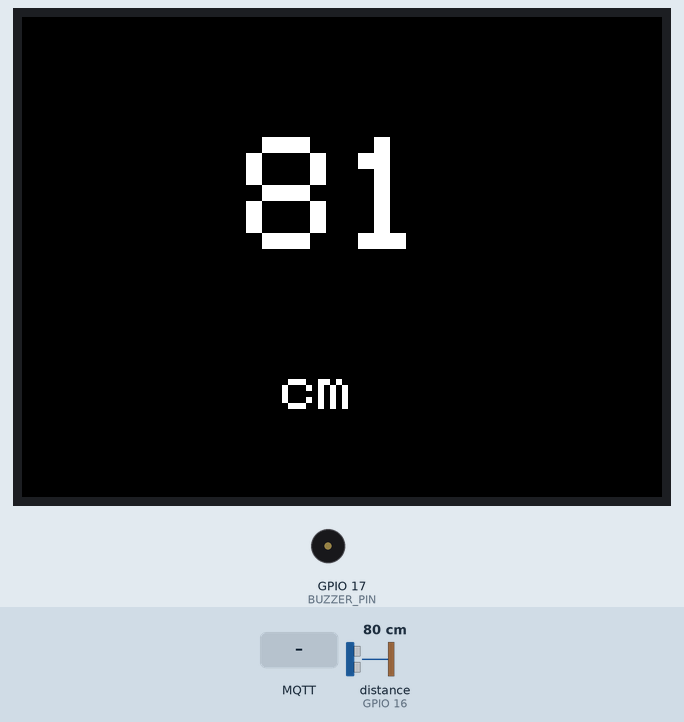
The program below on a simulated ESP32. Shown: 320×240 colour display, buzzer (waves = sounding). Inputs (shaded band) come from the test bench; at power-on: distance to the obstacle (sensor on GPIO 16) 80 cm. The echo pulse lasts 58.3 µs per cm; WiFi joins after 1.5 s; servers stay silent unless stated; uploads are accepted with an empty reply; no MQTT or app messages arrive unless stated; what the program prints to the serial monitor is not drawn.

Above: at 2.8 s.
2.9 s: distance to the obstacle (sensor on GPIO 16) set to 250 cm
At 3.7 s:
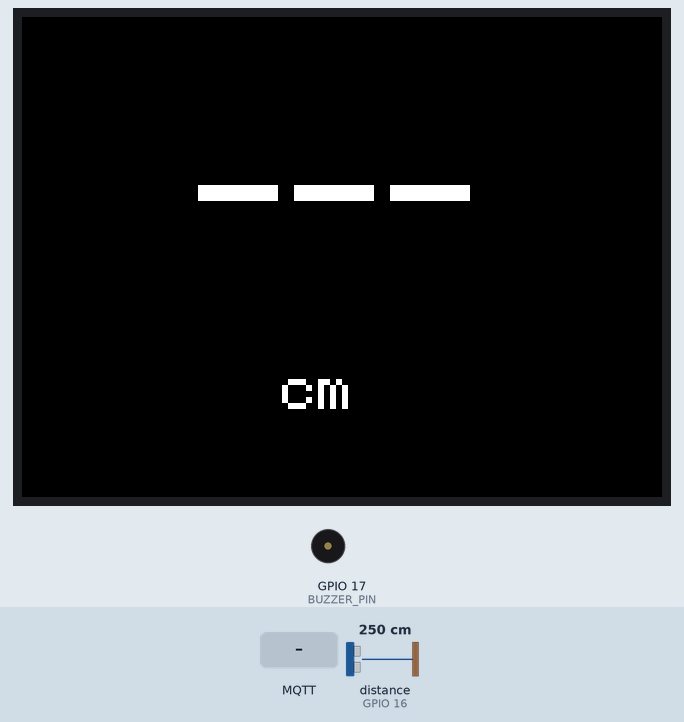
5.9 s: distance to the obstacle (sensor on GPIO 16) set to 2 cm
At 6.5 s:
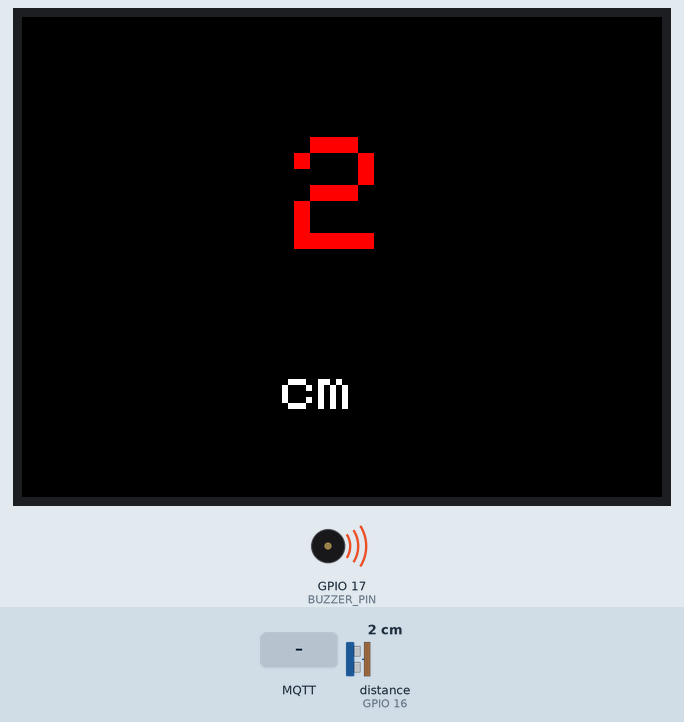
8.9 s: distance to the obstacle (sensor on GPIO 16) set to 45 cm
At 10.4 s:
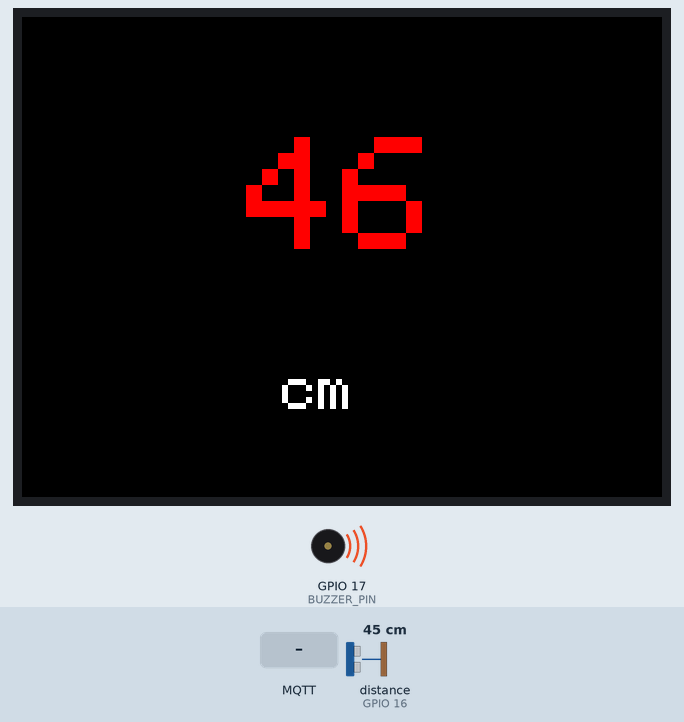
11.9 s: distance to the obstacle (sensor on GPIO 16) set to 54 cm
At 13.2 s:
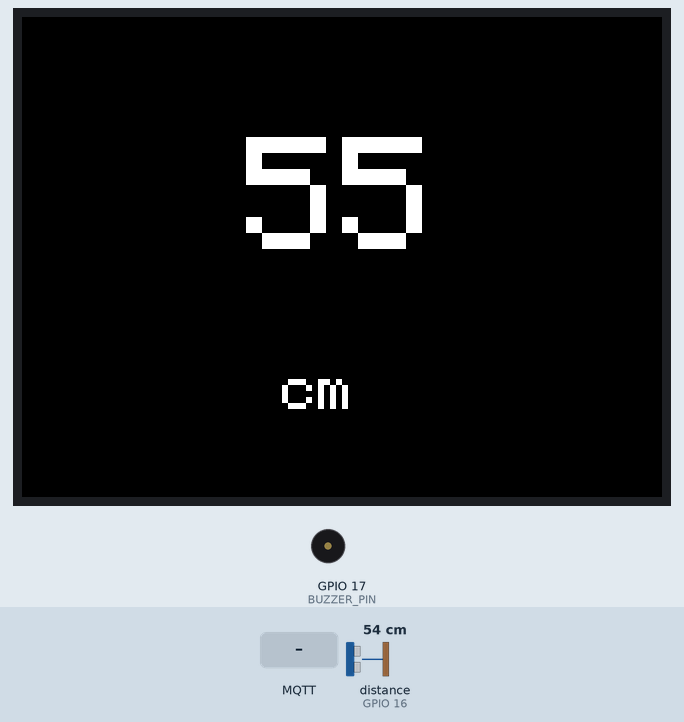
14.9 s: MQTT message "buzzer" arrives on the first subscribed topic
At 15.34 s:
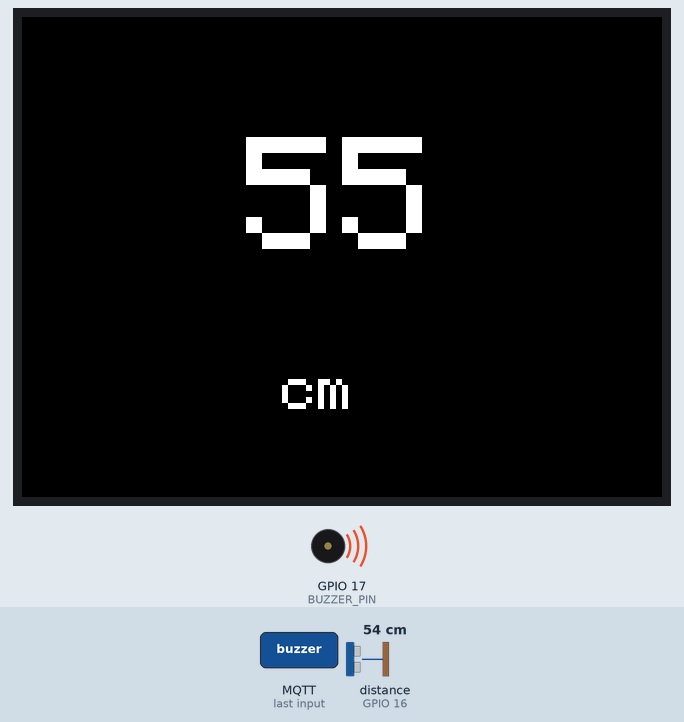
Timing chart, 0 to 17.9 s (numbered marks = the images above; inputs shaded):
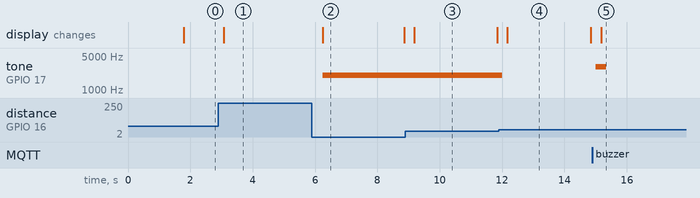

The program:

main.cpp
```cpp
#include <Arduino.h>
#include <SPI.h>
#include <NewPing.h>
#include <Adafruit_ILI9341.h>
#include <PubSubClient.h>
#include <WiFi.h>
#include <HTTPClient.h>
#include <time.h>

// sensor Ultrasonic
#define TRIG_PIN 4
#define ECHO_PIN 16
#define MAX_DISTANCE 200

// จอแสดง
#define TFT_CS 33
#define TFT_RST 32
#define TFT_DC 25

NewPing sonar(TRIG_PIN, ECHO_PIN, MAX_DISTANCE);

// ลำโพง
#define BUZZER_PIN 17
#define BUZZER_CHANNEL 0
#define BUZZER_FREQ 2000
#define BUZZER_RES 8

Adafruit_ILI9341 tft = Adafruit_ILI9341(TFT_CS, TFT_DC, TFT_RST);

const char *ssid = "sannnnnk";
const char *password = "11111111";
WiFiClient wifiClient;

const char *mqttServer = "mqtt.netpie.io";
const int mqttPort = 1883;
const char *mqttClientId = "f2544c88-a796-4cdd-8103-d220c8674e7d";
const char *mqttUser = "zXAzatARkhQY5yATFWahrixnDPcQWnHg";
const char *mqttPassword = "eroXSscJr4eDj16e9MZLbzziAHKrsuwf";

const char *data_pub = "@shadow/data/update";
const char *command_sub = "@msg/blindassist/buzzer";

PubSubClient mqttClient(wifiClient);

#define PUBLISH_INTERVAL 2000
unsigned long lastPublish = 0;

// นับจำนวนครั้ง buzzer เตือน
bool buzzerWasOn = false;
int alertCount = 0;

// ===== ตัวแปรเสียงจากแอป =====
bool appBuzz = false;
unsigned long buzzStart = 0;

// ─────────────────────────────────────────
// MQTT รับคำสั่งจากแอป
void callback(char *topic, byte *payload, unsigned int length)
{
  String message;

  for (int i = 0; i < length; i++)
  {
    message += (char)payload[i];
  }

  Serial.print("Message received: ");
  Serial.println(message);

  if (message == "buzzer")
  {
    Serial.println(">>> App button pressed");
    appBuzz = true;
    buzzStart = millis();
  }
}

// ─────────────────────────────────────────
void setup_wifi()
{
  Serial.print("Connecting WiFi: ");
  Serial.println(ssid);

  WiFi.begin(ssid, password);

  while (WiFi.status() != WL_CONNECTED)
  {
    delay(500);
    Serial.print(".");
  }

  Serial.println("\nWiFi connected — IP: " + WiFi.localIP().toString());
}

// ─────────────────────────────────────────
int distanceCounter = 1;

void sendToFirebase(int distance, int alertCount)
{
  HTTPClient http;

  String url = "https://projectdist-3047d-default-rtdb.asia-southeast1.firebasedatabase.app/ultrasonicData.json";

  String distanceID = "distance" + String(distanceCounter++);

  String payload = "{ \"" + distanceID + "\": {";
  payload += "\"distance\": " + String(distance) + ",";
  payload += "\"alertCount\": " + String(alertCount);
  payload += "} }";

  http.begin(url);
  http.addHeader("Content-Type", "application/json");

  int httpResponseCode = http.PATCH(payload);

  if (httpResponseCode > 0)
  {
    Serial.println("Firebase response: " + http.getString());
  }
  else
  {
    Serial.println("Error sending to Firebase");
  }

  http.end();
}

// ─────────────────────────────────────────
void reconnectMQTT()
{
  while (!mqttClient.connected())
  {
    Serial.printf("Connecting MQTT %s:%d ...\n", mqttServer, mqttPort);

    if (mqttClient.connect(mqttClientId, mqttUser, mqttPassword))
    {
      Serial.println("---> MQTT connected");

      mqttClient.subscribe(command_sub);
    }
    else
    {
      Serial.printf("failed rc=%d, retry in 5s\n", mqttClient.state());
      delay(5000);
    }
  }
}

// ─────────────────────────────────────────
void publishData(int distance, int count)
{
  String msg = "{\"data\":{\"distance\":";
  msg += String(distance);
  msg += ",\"alertCount\":";
  msg += String(count);
  msg += "}}";

  Serial.println("Publish → " + msg);

  mqttClient.publish(data_pub, msg.c_str());
}

// ─────────────────────────────────────────
void drawDisplay(int distance)
{
  uint16_t color = (distance > 0 && distance <= 50)
                       ? ILI9341_RED
                       : ILI9341_WHITE;

  tft.fillScreen(ILI9341_BLACK);

  tft.setTextSize(8);
  tft.setTextColor(color);

  int digits = (distance <= 0) ? 3
               : (distance < 10) ? 1
               : (distance < 100) ? 2
                                  : 3;

  int x = (320 - digits * 48) / 2;

  tft.setCursor(x, 60);

  if (distance <= 0)
    tft.print("---");
  else
    tft.print(distance);

  tft.setTextSize(3);
  tft.setTextColor(ILI9341_WHITE);
  tft.setCursor(130, 175);
  tft.print("cm");
}

// ─────────────────────────────────────────
void setup()
{
  Serial.begin(115200);

  ledcSetup(BUZZER_CHANNEL, BUZZER_FREQ, BUZZER_RES);
  ledcAttachPin(BUZZER_PIN, BUZZER_CHANNEL);

  tft.begin();
  tft.setRotation(1);

  setup_wifi();

  mqttClient.setServer(mqttServer, mqttPort);
  mqttClient.setCallback(callback);
}

// ─────────────────────────────────────────
void loop()
{
  if (!mqttClient.connected())
    reconnectMQTT();

  mqttClient.loop();

  int distance = sonar.ping_cm();

  Serial.print("Distance: ");
  Serial.println(distance);

  bool buzzerOn = (distance > 0 && distance <= 50);

  if (buzzerOn && !buzzerWasOn)
  {
    alertCount++;

    Serial.printf(">>> Alert! count = %d\n", alertCount);

    sendToFirebase(distance, alertCount);
  }

  buzzerWasOn = buzzerOn;

  drawDisplay(distance);

  // ===== เสียงจาก Ultrasonic =====
  if (buzzerOn)
  {
    ledcWriteTone(BUZZER_CHANNEL, 2000);
  }
  else
  {
    ledcWriteTone(BUZZER_CHANNEL, 0);
  }

  // ===== เสียงจากแอป =====
  if (appBuzz)
{
  ledcWriteTone(BUZZER_CHANNEL, 3000);

  if (millis() - buzzStart > 300)
  {
    appBuzz = false;
  }
}
else if (buzzerOn)
{
  ledcWriteTone(BUZZER_CHANNEL, 2000);
}
else
{
  ledcWriteTone(BUZZER_CHANNEL, 0);
}

  unsigned long now = millis();

  if (now - lastPublish >= PUBLISH_INTERVAL)
  {
    lastPublish = now;

    publishData(distance, alertCount);
  }
}
```

Measured:
- the behaviour switches between 49 and 50 cm on distance to the obstacle (sensor on GPIO 16) (found by bisection; images 3 and 4)
- after the input at 2.9 s, the display: changes after 0.16 s (image 1)
- after the input at 5.9 s, tone on GPIO 17 (BUZZER_PIN): silent → 2000 Hz after 0.34 s; the display: changes after 0.34 s (image 2)
- after the input at 8.9 s, the display: changes after 0.29 s (image 3)
- after the input at 11.9 s, tone on GPIO 17 (BUZZER_PIN): 2000 Hz → silent after 0.10 s; the display: changes after 0.27 s (image 4)
- after the input at 14.9 s, tone on GPIO 17 (BUZZER_PIN): silent → 3000 Hz after 0.11 s, → silent 0.33 s later
- what the display in image 2 shows lasts 2.7 s, from 6.2 s to 8.9 s
